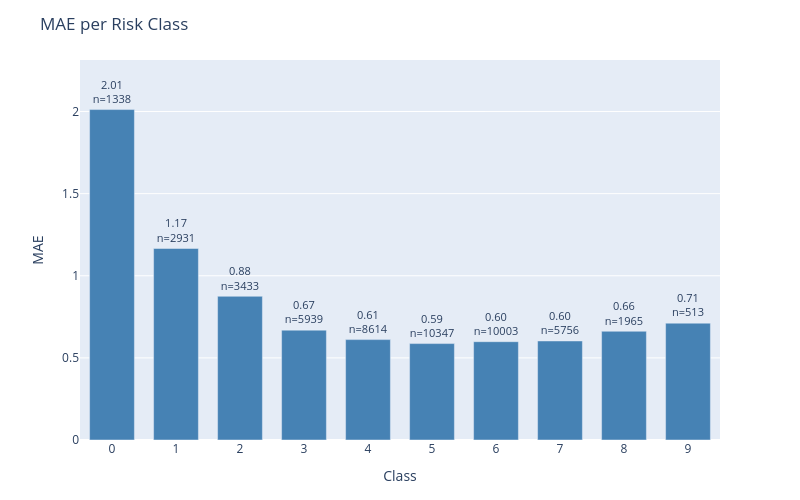

The notebook cell this image was saved under:
### Code cell
plot_error_by_group(
    df=results_test,
    y_true_col='actual',
    y_pred_col='prediction',
    group_by='class',
    metric='mae',
    title='MAE per Risk Class'
)

### Figure 1 — Plotly figure (JSON) as saved in the notebook; plotly's stock layout.template omitted (floating-point values rounded to 4 significant figures)
{"data": [{"marker": {"color": "steelblue"}, "text": ["2.01<br>n=1338", "1.17<br>n=2931", "0.88<br>n=3433", "0.67<br>n=5939", "0.61<br>n=8614", "0.59<br>n=10347", "0.60<br>n=10003", "0.60<br>n=5756", "0.66<br>n=1965", "0.71<br>n=513"], "textposition": "outside", "type": "bar", "x": ["0", "1", "2", "3", "4", "5", "6", "7", "8", "9"], "y": [2.012, 1.166, 0.875, 0.669, 0.6113, 0.587, 0.5986, 0.603, 0.6621, 0.7115]}], "layout": {"bargap": 0.3, "height": 500, "margin": {"b": 60, "t": 60}, "title": {"text": "MAE per Risk Class"}, "uniformtext": {"minsize": 8, "mode": "hide"}, "width": 800, "xaxis": {"title": {"text": "Class"}}, "yaxis": {"range": [0, 2.314], "title": {"text": "MAE"}}}}
